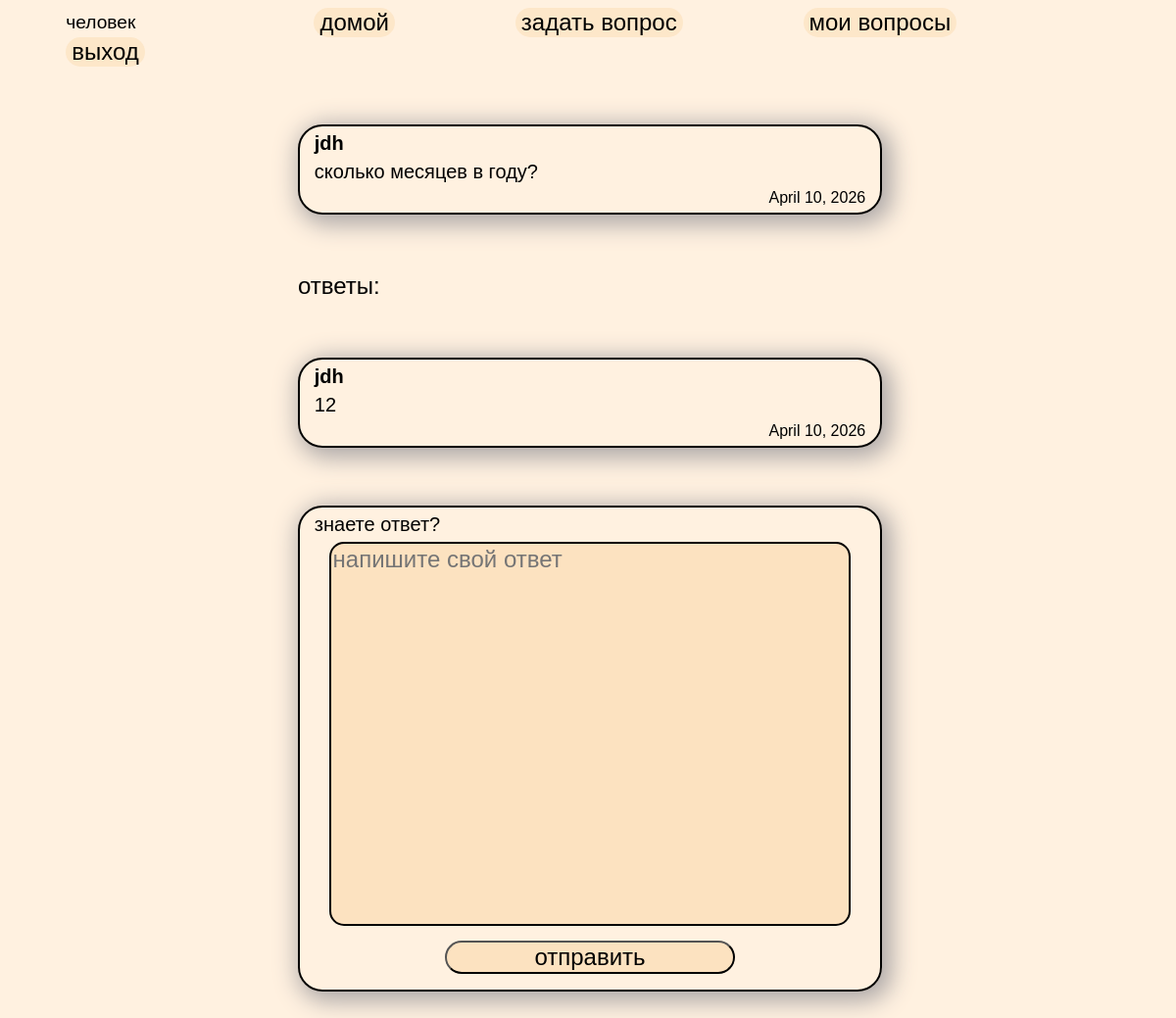
Page /about/question?id=4 (signed in) on the committed database.
### verification/models.py (models this page shows)
class Person(models.Model):
    name=models.CharField(max_length=20)
    age=models.IntegerField()
    nickname=models.CharField(max_length=10,unique=True)
    password=models.CharField(max_length=100)

class Questions(models.Model):
    id_persons=models.ForeignKey(Person,on_delete=models.CASCADE)
    questions=models.TextField()
    date=models.DateField(auto_now_add=True)

class Answers(models.Model):
    id_persons=models.ForeignKey(Person,on_delete=models.CASCADE)
    id_questions=models.ForeignKey(Questions,on_delete=models.CASCADE)
    answers=models.TextField()
    date=models.DateField(auto_now_add=True)

### verification/views.py (the view)
# urls.py: path('/question',views.view_question),
def view_question(request):
    if 'user_id' not in request.session.keys():
        return redirect('/')
    nickname=Person.objects.get(id=request.session['user_id']).nickname
    id=request.GET.get('id')
    if request.method=='POST':
        answer=request.POST.get('answer')
        Answers.objects.create(id_questions=Questions.objects.get(id=id),date=timezone.now().date(),id_persons=Person.objects.get(id=request.session['user_id']),answers=answer)
        return redirect(f"/about/question?id={id}")
    answers=Answers.objects.all().filter(id_questions=id)
    return render(request,'view_question.html',context={'nickname':nickname,'i':Questions.objects.get(id=id),'answers':answers,'len':len(answers)})

### verification/templates/view_question.html (shortened to what this page needs)
{%extends "template.html"%}
    {%block body%}
        <div id="head">
            <p id="head-p">{{nickname}}</p>
            <a href="/about"><button id="head-button">домой</button></a>
            <a href="/about/create_question"><button id="head-button">задать вопрос</button></a>
            <a href="/about/my_questions"><button id="head-button">мои вопросы</button></a>
        <form style='display: inline;', method="post">
            <button type="submit"  id="head-button">выход</button>
        </form>
        </div>
        <div id="question_box">
            <p id="question_text" style="font-weight: 900;">{{i.id_persons.nickname}}</p>
            <p id="question_text">{{i.questions}}</p>
            <p id="date">{{i.date}}</p>
        </div>
        <p id="answer_text">ответы:</p>
        {%if len == 0 %}
        <P id="no_answer_text"></style>нет ответов:(</P>
        {%else%}
        {%for J in  answers%}
        <div id="question_box">
            <p id="question_text" style="font-weight: 900;">{{J.id_persons.nickname}}</p>
            <p id="question_text">{{J.answers}}</p>
            <p id="date">{{J.date}}</p>
        </div>
        {%endfor%}
        {%endif%}
        <div id="question_box">
        <form method="post">
            <p id='question_text'>знаете ответ?</p>
            <textarea name="answer" id="textarea_question"  placeholder="напишите свой ответ"></textarea>
            <a href="/about/question?id={{i.id}}"><input type="submit" value="отправить" id="answer_button"></a>
        </form>
        </div>
    {%endblock body%}

### verification/static/css/style.css (style rules this page uses)
* { font-family: Arial, Helvetica, sans-serif; vertical-align: middle; }
a { text-decoration: none; }
p { position: relative; }
body { background-color: rgb(255, 241, 224); }
input,textarea { margin: 0 0 0 25% ; width: 49%; font-size: 150% ; background-color: rgb(252, 226, 192); }
#answer_button { margin-top: 2.5%; border-radius: 50px; width: 50%; font-size: 150% ; background-color: rgb(252, 226, 192); }
#textarea_question { margin: 0 0 0 5%; width: 90%; height: 50%; resize: none; border: 2.5px solid black; border-radius: 15px; }
button { font-size: 125%; background-color: rgb(253, 231, 201); border: 0px; }
#head-button { margin: 0% 5%; font-size: 150%; display: inline; border-radius: 50px; }
#feriv_box,#question_box { width: 50%; box-shadow: 5px 5px 25px 5px rgb(172, 167, 167); border: 2.5px solid rgb(0, 0, 0); }
#question_box { border-radius:25px ; margin: 0% 25% 5% 25%; }
#question_text { font-size: 125% ; margin: 1% 2.5%; text-align: left; }
#answer_text { margin: 0% 25% 5% 25%; font-size: 150%; }
#date { font-size: 100% ; margin: 1% 2.5%; text-align: right; }
#head { margin:0% 0% 5% 0%; }
#head-p { margin: 0% 10% 0% 5%; display: inline; font-size: 120%; max-height: 25%; }

### rows in the picture
Person: nickname "человек"
Questions: id_persons.nickname "jdh", questions "сколько месяцев в году?", date "April 10, 2026"
Answers: id_persons.nickname "jdh", answers "12", date "April 10, 2026"
